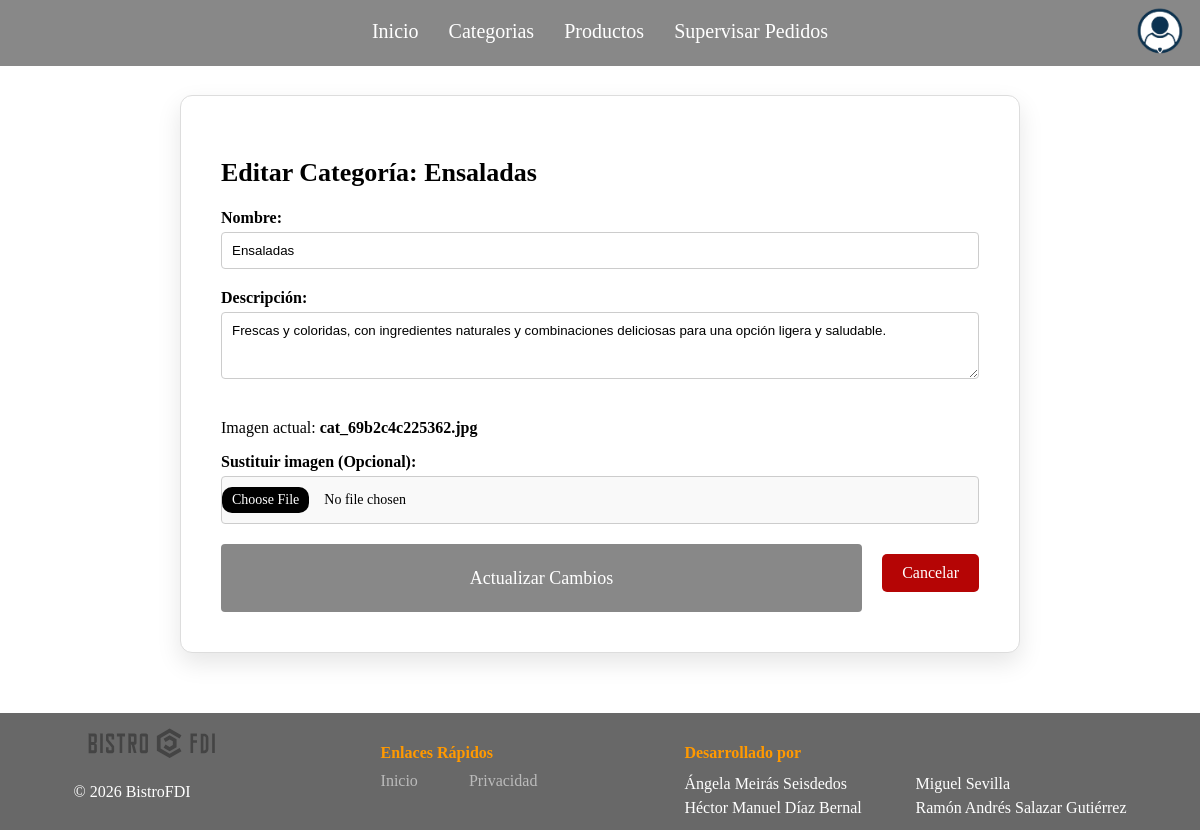
The app's page /practica3/includes/vistas/categorias/apoyo/categoria_actualizar.php?id=9 (signed in) with its own data.
### tables this page shows
CREATE TABLE `categorias` (
  `id` int(11) NOT NULL,
  `nombre` varchar(100) NOT NULL,
  `descripcion` text DEFAULT NULL,
  `imagen` varchar(255) DEFAULT 'default_cat.png',
  `activa` tinyint(1) DEFAULT 1
);

### practica3/includes/vistas/categorias/apoyo/categoria_actualizar.php (called while the page is built, shortened)
<?php
require_once (__DIR__ . '/formularioActualizarCategoria.php');
$sa = new CategoriaSA($db_connection);
$cat = $sa->obtenerPorId($_GET['id'] ?? 0);
$formulario = new FormularioActualizarCategoria($cat);
$contenidoPrincipal = $formulario->gestiona();
require("../../comun/plantilla.php");

### practica3/includes/clases/DTO/Categoria.php (called while the page is built, shortened)
<?php
class Categoria {
    private $nombre;
    private $descripcion;
    private $imagen;
    public function __construct($id, $nombre, $descripcion, $imagen = 'default_cat.png') {
        $this->nombre = $nombre;
        $this->descripcion = $descripcion;
        $this->imagen = $imagen;
    }
    public function getNombre() { return $this->nombre; }
    public function getDescripcion() { return $this->descripcion; }
    public function getImagen() { return $this->imagen; }
}

### practica3/includes/clases/DAO/CategoriaDAO.php (called while the page is built, shortened)
<?php
class CategoriaDAO {
    private $db;
    public function __construct($db_connection) {
        $this->db = $db_connection;
    }
    public function obtenerPorId($id) {
        $id = mysqli_real_escape_string($this->db, $id);
        $query = "SELECT * FROM categorias WHERE id = '$id'";
        $res = mysqli_query($this->db, $query);
        if ($row = mysqli_fetch_assoc($res)) {
            return new Categoria($row['id'], $row['nombre'], $row['descripcion'], $row['imagen']);
        }
        return null;
    }
}

### practica3/includes/clases/SA/CategoriaSA.php (called while the page is built, shortened)
<?php
class CategoriaSA {
    private $dao;
    public function __construct($db_connection) {
        $this->dao = new CategoriaDAO($db_connection);
    }
    public function obtenerPorId($id) {
        return $this->dao->obtenerPorId($id);
    }
}

### practica3/includes/vistas/categorias/apoyo/formularioActualizarCategoria.php (the view, shortened to what this page needs)
<?php
class FormularioActualizarCategoria {
    private $categoria;
    public function __construct($categoria = null) {
        $this->categoria = $categoria;
    }
    public function gestiona() {
        return $this->generaFormulario();
    }
    private function generaFormulario() {
        $id = $this->categoria->getId();
        $nombre = htmlspecialchars($this->categoria->getNombre());
        $descripcion = htmlspecialchars($this->categoria->getDescripcion());
        $imagenActual = $this->categoria->getImagen();
        return <<<EOF
        <form action="procesar_categoria.php" method="POST" enctype="multipart/form-data" class="form-estilizado">
            <input type="hidden" name="accion" value="actualizar">
            <input type="hidden" name="id" value="$id">
            <input type="hidden" name="imagen_actual" value="$imagenActual">
            <h2>Editar Categoría: $nombre</h2>
            <label>Nombre:</label>
            <input type="text" name="nombre" value="$nombre" required>
            <label>Descripción:</label>
            <textarea name="descripcion" rows="3" required>$descripcion</textarea>
            <div class="info-imagen-actual" style="margin: 10px 0;">
                <p>Imagen actual: <strong>$imagenActual</strong></p>
            </div>
            <label>Sustituir imagen (Opcional):</label>
            <input type="file" name="imagen" accept="image/*">
            <div class="acciones" style="margin-top: 20px;">
                <button type="submit">Actualizar Cambios</button>
                <a href="../categorias_gerente.php" class="boton-borrar">Cancelar</a>
            </div>
        </form>
EOF;
    }
}

### practica3/css/movil.css (style rules this page uses)
* { box-sizing: border-box; }
body { margin: 0; display: flex; flex-direction: column; min-height: 100vh; max-width: 100% !important; overflow-x: hidden; padding-top: 60px; }
input[type="file"] { padding: 10px; width: 100%; background-color: #f9f9f9; border: 1px solid #ccc; border-radius: 4px; box-sizing: border-box; font-family: 'Times New Roman', Times, serif; font-size: 14px; }
form { background-color: #f9f9f9; padding: 20px; border-radius: 8px; box-shadow: 0 2px 10px rgba(0, 0, 0, 0.1); width: 90%; max-width: 90%; margin: 20px auto; text-align: left; }
label { font-family: 'Times New Roman', Times, serif; font-weight: bold; display: block; margin-bottom: 5px; }
input[type="password"], input[type="text"], input[type="email"], textarea { width: 100%; padding: 10px; margin-bottom: 20px; border: 1px solid #ccc; border-radius: 4px; box-sizing: border-box; font-family: Arial, sans-serif; }
button[type="submit"] { background-color: #888888; color: white; padding: 12px 20px; border: none; border-radius: 4px; cursor: pointer; font-size: 18px; font-family: 'Times New Roman', Times, serif; width: 100%; }
h2 { font-size: 26px; font-family: 'Times New Roman', Times, serif; }
.form-estilizado input[type="number"], .form-estilizado input[type="password"], .form-estilizado input[type="text"], .form-estilizado input[type="email"], .form-estilizado select, .form-estilizado textarea { width: 100%; padding: 10px; margin-bottom: 20px; border: 1px solid #ccc; border-radius: 4px; box-sizing: border-box; font-family: Arial, sans-serif; }
.form-estilizado input[type="file"] { display: block; width: 100%; overflow: visible; white-space: normal; font-size: 13px; padding: 12px; background: #fdfdfd; border: 1px dashed #ccc; }
.form-estilizado label { display: block; margin-bottom: 8px; font-weight: bold; text-align: left; }
.form-estilizado { width: 98%; margin: 10px auto; padding: 15px; box-shadow: none; }
.acciones { flex-direction: column; }
.acciones button, .acciones a { width: 100%; margin-bottom: 10px; }
.boton-borrar { margin-top: 10px; background-color: rgb(181, 5, 5); color: white; padding: 10px 20px; text-decoration: none; border-radius: 5px; font-family: 'Times New Roman', Times, serif; margin-bottom: 20px; display: inline-block; }
.acciones { margin-top: 20px; }

### practica3/css/tablet.css (style rules this page uses)
body { margin: 0; display: flex; flex-direction: column; min-height: 100vh; padding-top: 30px; }
input[type="file"] { padding: 10px; width: 100%; background-color: #f9f9f9; border: 1px solid #ccc; border-radius: 4px; box-sizing: border-box; font-family: 'Times New Roman', Times, serif; font-size: 14px; }
form { background-color: #f9f9f9; padding: 30px; border-radius: 8px; box-shadow: 0 2px 10px rgba(0, 0, 0, 0.1); max-width: 35%; width: 100%; margin: 20px 0; text-align: left; }
label { font-family: 'Times New Roman', Times, serif; font-weight: bold; display: block; margin-bottom: 5px; }
input[type="password"], input[type="text"], input[type="email"], textarea { width: 100%; padding: 10px; margin-bottom: 20px; border: 1px solid #ccc; border-radius: 4px; box-sizing: border-box; font-family: Arial, sans-serif; }
button[type="submit"] { background-color: #888888; color: white; padding: 12px 20px; border: none; border-radius: 4px; cursor: pointer; font-size: 18px; font-family: 'Times New Roman', Times, serif; width: 100%; }
h2 { font-size: 26px; font-family: 'Times New Roman', Times, serif; }
.form-estilizado input[type="number"], .form-estilizado input[type="password"], .form-estilizado input[type="text"], .form-estilizado input[type="email"], .form-estilizado select, .form-estilizado textarea { width: 100%; padding: 10px; margin-bottom: 20px; border: 1px solid #ccc; border-radius: 4px; box-sizing: border-box; font-family: Arial, sans-serif; }
.form-estilizado input[type="file"] { display: block; width: 100%; overflow: visible; white-space: normal; padding: 15px; background: #fdfdfd; border: 1px dashed #ccc; }
.form-estilizado { width: 90%; max-width: 600px; margin: 20px auto; padding: 20px; background: white; border: 1px solid #ddd; box-sizing: border-box; }
.boton-borrar { margin-top: 10px; background-color: rgb(181, 5, 5); color: white; padding: 10px 20px; text-decoration: none; border-radius: 5px; font-family: 'Times New Roman', Times, serif; margin-bottom: 20px; display: inline-block; }
.acciones { margin-top: 20px; }

### records on screen
categorias: nombre "Ensaladas", descripcion "Frescas y coloridas, con ingredientes naturales y combinaciones deliciosas para una opción ligera y saludable.", imagen "cat_69b2c4c225362.jpg"
